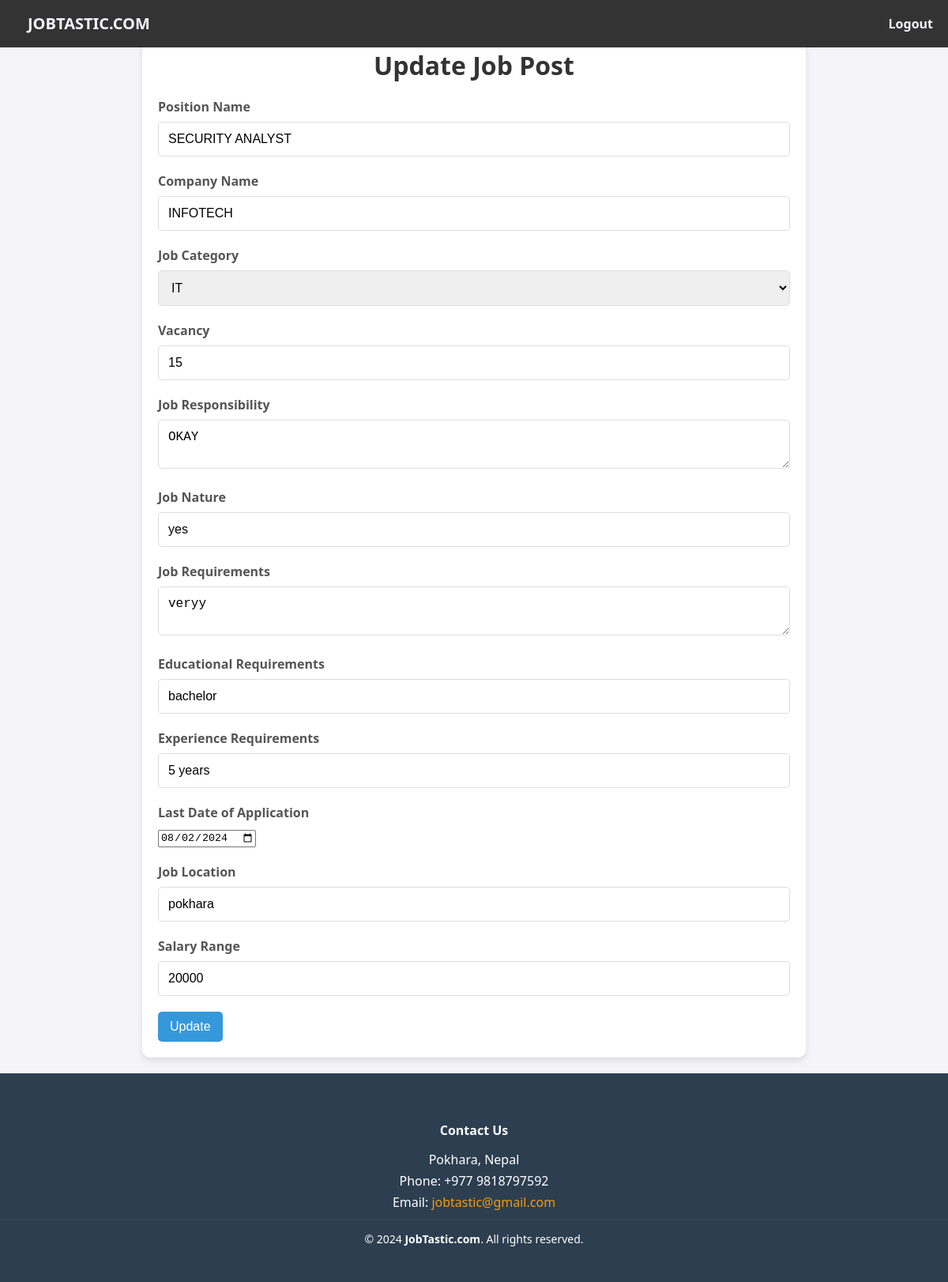
The page /helper/update.php?update_job_id=62 (signed in) on the database its author committed.
### tables this page shows
CREATE TABLE `all_jobs` (
  `all_jobs_id` int(11) NOT NULL,
  `position_name` varchar(255) NOT NULL,
  `company_name` varchar(255) NOT NULL,
  `job_category` varchar(255) DEFAULT NULL,
  `vacancy` int(11) NOT NULL,
  `job_responsibility` text NOT NULL,
  `job_nature` varchar(255) NOT NULL,
  `job_requirments` text NOT NULL,
  `educational_requirements` varchar(255) DEFAULT NULL,
  `experience_requirement` varchar(255) DEFAULT NULL,
  `last_date_of_apply` date NOT NULL,
  `job_location` varchar(255) NOT NULL,
  `salary_rang` varchar(255) NOT NULL
);

### helper/update.php (the view, shortened to what this page needs)
<?php
include('database.php');
if (isset($_GET['update_job_id'])) {
    $id = intval($_GET['update_job_id']);
    $query = "SELECT * FROM all_jobs WHERE all_jobs_id = $id";
    $result = mysqli_query($connect, $query);
    if ($result && mysqli_num_rows($result) == 1) {
        $job = mysqli_fetch_assoc($result);
    } else {
        echo '<script>alert("Job not found!"); window.location.href="employer_home.php";</script>';
        exit;
    }
}
?>
<!DOCTYPE html>
<html lang="en">
<head>
    <link rel="stylesheet" href="post.css">
</head>
<body>
    <?php include('navbar.php'); ?>
    <div class="container">
        <h1>Update Job Post</h1>
        <form method="post" action="">
            <div class="form-group">
                <label>Position Name</label>
                <input type="text" name="position_name" value="<?php echo htmlspecialchars($job['position_name']); ?>" required>
            </div>
            <div class="form-group">
                <label>Company Name</label>
                <input type="text" name="company_name" value="<?php echo htmlspecialchars($job['company_name']); ?>" required>
            </div>
            <div class="form-group">
                <label>Job Category</label>
                <select name="job_category" required>
                    <option value="IT" <?php echo ($job['job_category'] == 'IT') ? 'selected' : ''; ?>>IT</option>
                </select>
            </div>
            <div class="form-group">
                <label>Vacancy</label>
                <input type="text" name="vacancy" value="<?php echo htmlspecialchars($job['vacancy']); ?>" required>
            </div>
            <div class="form-group">
                <label>Job Responsibility</label>
                <textarea name="job_responsibility" required><?php echo htmlspecialchars($job['job_responsibility']); ?></textarea>
            </div>
            <div class="form-group">
                <label>Job Nature</label>
                <input type="text" name="job_nature" value="<?php echo htmlspecialchars($job['job_nature']); ?>" required>
            </div>
            <div class="form-group">
                <label>Job Requirements</label>
                <textarea name="job_requirements" required><?php echo htmlspecialchars($job['job_requirments']); ?></textarea>
            </div>
            <div class="form-group">
                <label>Educational Requirements</label>
                <input type="text" name="educational_requirements" value="<?php echo htmlspecialchars($job['educational_requirements']); ?>" required>
            </div>
            <div class="form-group">
                <label>Experience Requirements</label>
                <input type="text" name="experience_requirements" value="<?php echo htmlspecialchars($job['experience_requirement']); ?>" required>
            </div>
            <div class="form-group">
                <label>Last Date of Application</label>
                <input type="date" name="last_date_of_application" value="<?php echo htmlspecialchars($job['last_date_of_apply']); ?>" required>
            </div>
            <div class="form-group">
                <label>Job Location</label>
                <input type="text" name="job_location" value="<?php echo htmlspecialchars($job['job_location']); ?>" required>
            </div>
            <div class="form-group">
                <label>Salary Range</label>
                <input type="text" name="salary_range" value="<?php echo htmlspecialchars($job['salary_rang']); ?>" required>
            </div>
            <button type="submit" name="submit" class="btn btn-primary">Update</button>
        </form>
    </div>
    <div class="footer">
        <?php include('footer.php'); ?>
    </div>
</body>
</html>

### assets/css/post.css (style rules this page uses)
html, body { height: 100%; margin: 0; font-family: Arial, sans-serif; background-color: #f0f2f5; }
body { display: flex; flex-direction: column; min-height: 100vh; }
.container { width: 90%; max-width: 800px; margin: 20px auto; background-color: #ffffff; padding: 20px; border-radius: 10px; box-shadow: 0 4px 8px rgba(0, 0, 0, 0.1); }
h1 { text-align: center; color: #333; margin-bottom: 20px; }
.form-group { margin-bottom: 20px; }
.form-group label { display: block; margin-bottom: 8px; font-weight: bold; color: #555; }
.form-group input[type="text"], .form-group input[type="password"], .form-group input[type="email"], .form-group select, .form-group textarea { width: 100%; padding: 12px; border: 1px solid #ddd; border-radius: 5px; box-sizing: border-box; font-size: 16px; }
.btn { padding: 10px 15px; border: none; border-radius: 5px; color: #fff; cursor: pointer; font-size: 16px; margin-right: 10px; transition: background-color 0.3s; }
.btn-primary { background-color: #3498db; }
.footer { margin-top: auto; padding: 10px; text-align: center; background-color: #333; color: #fff; }

### shared/navbar.php (style rules this page uses)
body { font-family: 'Segoe UI', Tahoma, Geneva, Verdana, sans-serif; margin: 0; padding: 0; box-sizing: border-box; background-color: #f4f4f9; }

### shared/footer.php (style rules this page uses)
.footer { background-color: #2c3e50; color: white; padding: 20px 0; text-align: center; width: 100%; }

### rows shown on the page
all_jobs: position_name "SECURITY ANALYST", company_name "INFOTECH", job_category "IT", vacancy "15", job_responsibility "OKAY", job_nature "yes", job_requirements "veryy", educational_requirements "bachelor", experience_requirements "5 years", last_date_of_application "08/02/2024", job_location "pokhara", salary_range "20000"
